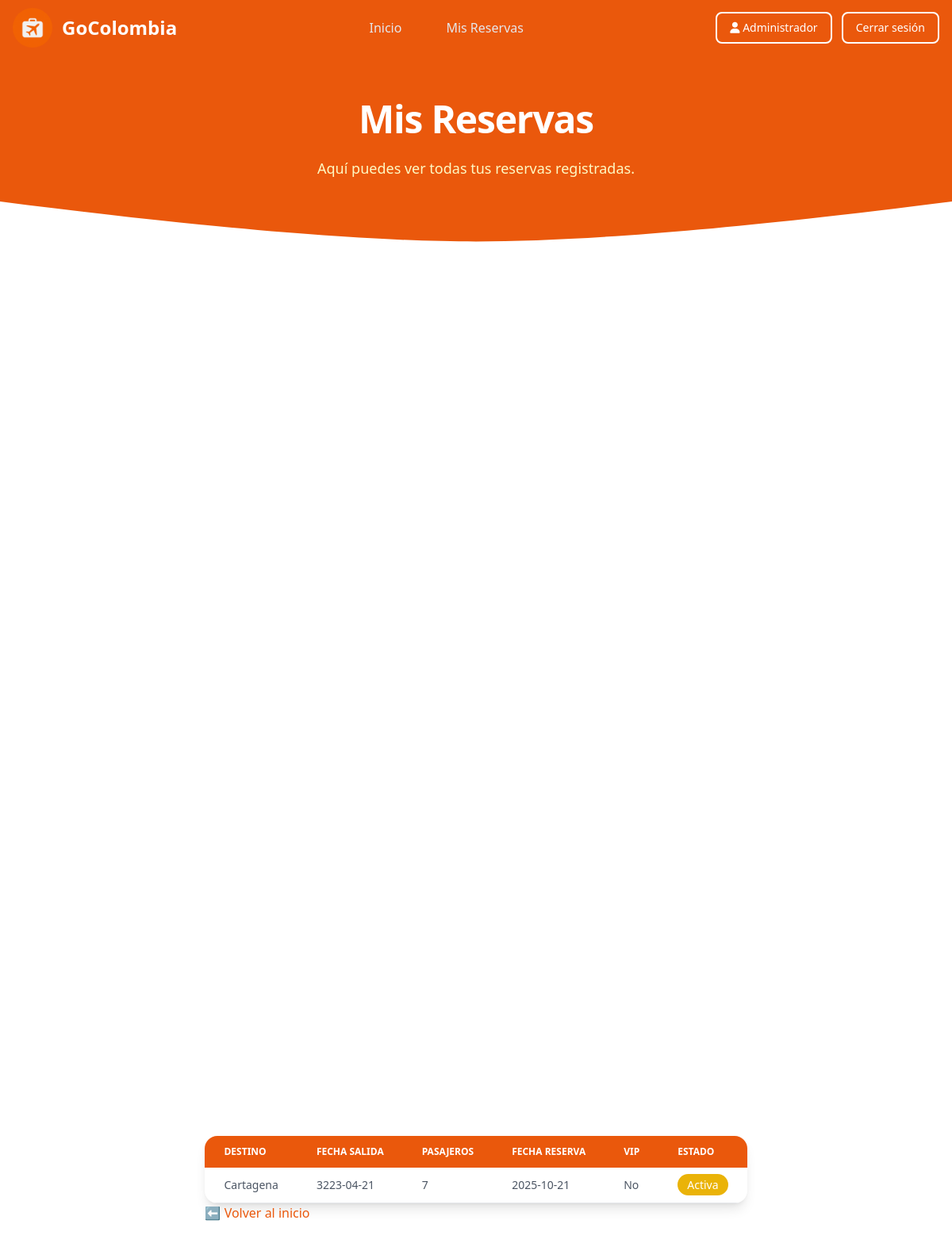
Screenshot of /php/mis_reservas_ad.php (signed in) with the database file from the repository.
### tables this page shows
CREATE TABLE `reserva` (
  `id_reserva` int NOT NULL,
  `id_cuenta` int DEFAULT NULL,
  `id_viaje` int DEFAULT NULL,
  `fecha_reserva` date DEFAULT NULL,
  `cantidad_pasajeros` int DEFAULT NULL,
  `estado` enum('Activa','Cancelada','Completada') DEFAULT 'Activa',
  `vip` enum('si','no') DEFAULT 'no'
);

CREATE TABLE `destino` (
  `id_destino` int NOT NULL,
  `ciudad` varchar(100) NOT NULL
);

CREATE TABLE `viaje` (
  `id_viaje` int NOT NULL,
  `id_transporte` int DEFAULT NULL,
  `id_destino` int DEFAULT NULL,
  `fecha_salida` date NOT NULL
);

### php/mis_reservas_ad.php (the view, shortened to what this page needs)
<?php
include('./db.php');
$idCuenta = $_SESSION['id_cuenta'];
$sql = "SELECT
          r.id_reserva,
          d.ciudad,
          v.fecha_salida,
          r.cantidad_pasajeros,
          r.fecha_reserva,
          r.vip,
          r.estado
        FROM reserva r
        INNER JOIN viaje v ON r.id_viaje = v.id_viaje
        INNER JOIN destino d ON v.id_destino = d.id_destino
        WHERE r.id_cuenta = ?
        ORDER BY r.fecha_reserva DESC";
$stmt = $conexion->prepare($sql);
$stmt->bind_param("i", $idCuenta);
$stmt->execute();
$result = $stmt->get_result();
?>
<!DOCTYPE html>
<html lang="es">
<head>
    <script src="https://cdn.tailwindcss.com"></script>
    <link rel="stylesheet" href="https://cdnjs.cloudflare.com/ajax/libs/font-awesome/6.5.0/css/all.min.css" />
    <link rel="stylesheet" href="./css/style.css">
</head>
<body>
    <header class="w-full sticky top-0 z-50">
        <nav class="border-gray-200 bg-orange-600 py-2.5">
            <div class="mx-auto flex max-w-screen-xl flex-wrap items-center justify-between px-4">
                <div class="flex items-center gap-3">
                    <img src="../img/image.png" alt="Logo GoColombia"
                        class="h-[50px] rounded-full filter brightness-[0.95]">
                    <a href="#" class="flex items-center">
                        <span class="self-center text-2xl font-bold whitespace-nowrap text-white">GoColombia</span>
                    </a>
                </div>
                <div class="flex items-center lg:order-2 space-x-3">
                    <a href="#"
                        class="rounded-lg border-2 border-white px-4 py-2 text-sm font-medium text-white hover:bg-white hover:text-orange-600 transition duration-300"><i
                            class="fas fa-user"> </i>
                         <?php echo $_SESSION['nombre']; ?>
                        </a>
                    <a href="./close.php"
                        class="rounded-lg border-2 border-white px-4 py-2 text-sm font-medium text-white hover:bg-white hover:text-orange-600 transition duration-300">Cerrar
                        sesión</a>
                </div>
                <div class="hidden w-full items-center justify-between lg:order-1 lg:flex lg:w-auto" id="mobile-menu-2">
                    <ul class="mt-4 flex flex-col font-medium lg:mt-0 lg:flex-row lg:space-x-8">
                        <li><a class="block border-b py-2 px-3 text-gray-200 hover:text-white lg:border-0 lg:hover:text-yellow-200 transition"
                                href="./index_ad.php">Inicio</a></li>
                        <li><a class="block border-b py-2 px-3 text-gray-200 hover:text-white lg:border-0 lg:hover:text-yellow-200 transition"
                                href="#" active>Mis Reservas</a></li>
                    </ul>
                </div>
            </div>
        </nav>
    </header>
  <div class="relative bg-orange-600" id="inicio">
    <div class="absolute inset-x-0 bottom-0">
      <svg viewBox="0 0 224 12" fill="currentColor" class="-mb-1 w-full text-white" preserveAspectRatio="none">
        <path
          d="M0,0 C48.8902582,6.27314026 86.2235915,9.40971039 112,9.40971039 C137.776408,9.40971039 175.109742,6.27314026 224,0 L224,12.0441132 L0,12.0441132 L0,0 Z">
        </path>
      </svg>
    </div>
    <div class="mx-auto px-4 py-10 sm:max-w-xl md:max-w-full md:px-24 lg:max-w-screen-xl lg:px-8 lg:py-14">
      <div class="relative max-w-2xl sm:mx-auto sm:text-center">
        <h2 class="mb-6 text-center font-sans text-4xl font-bold tracking-tight text-white sm:text-5xl sm:leading-none">
          Mis Reservas
        </h2>
        <p class="mb-8 text-center text-base text-yellow-100 md:text-lg">
          Aquí puedes ver todas tus reservas registradas.
        </p>
      </div>
    </div>
  </div>
    <section id="reservas" class="bg-gradient-to-b flex flex-col items-center justify-center min-h-screen">
        <div class="max-w-4xl mx-auto px-6">
        <div class="bg-white rounded-2xl shadow-lg w-full max-w-4xl overflow-hidden">
            <table class="w-full text-sm text-left text-gray-600">
                <thead class="bg-orange-600 text-white uppercase text-xs">
                    <tr>
                        <th class="px-6 py-3">Destino</th>
                        <th class="px-6 py-3">Fecha salida</th>
                        <th class="px-6 py-3">Pasajeros</th>
                        <th class="px-6 py-3">Fecha reserva</th>
                        <th class="px-6 py-3">Vip</th>
                        <th class="px-6 py-3">Estado</th>
                    </tr>
                </thead>
                <tbody>
                    <?php if ($result->num_rows > 0): ?>
                        <?php while ($row = $result->fetch_assoc()): ?>
                            <tr class="border-b hover:bg-gray-50 transition">
                                <td class="px-6 py-3 font-medium"><?= htmlspecialchars($row['ciudad']) ?></td>
                                <td class="px-6 py-3"><?= htmlspecialchars($row['fecha_salida']) ?></td>
                                <td class="px-6 py-3"><?= htmlspecialchars($row['cantidad_pasajeros']) ?></td>
                                <td class="px-6 py-3"><?= htmlspecialchars($row['fecha_reserva']) ?></td>
                                <td class="px-6 py-3"><?= $row['vip'] === 'si'  ? 'Sí' : 'No' ?></td>
                                <td class="px-6 py-3">
                                    <span class="px-3 py-1 rounded-full text-white
                      <?= $row['estado'] === 'Confirmada' ? 'bg-green-500' : 'bg-yellow-500' ?>">
                                        <?= htmlspecialchars($row['estado']) ?>
                                    </span>
                                </td>
                            </tr>
                        <?php endwhile; ?>
                    <?php else: ?>
                        <tr>
                            <td colspan="5" class="text-center py-6 text-gray-500">No tienes reservas registradas.</td>
                        </tr>
                    <?php endif; ?>
                </tbody>
            </table>
        </div>
        <a href="./index_ad.php" class="mt-6 text-orange-600 hover:underline">⬅ Volver al inicio</a>
    </section>
</body>
</html>

### css/style.css (style rules this page uses)
html { scroll-behavior: smooth; }

### rows the page displays
reserva: destino.ciudad "Cartagena", id_viaje.fecha_salida "3223-04-21", cantidad_pasajeros "7", fecha_reserva "2025-10-21", vip "No", estado "Activa"

### other values shown
$_SESSION['nombre'] "Administrador"
